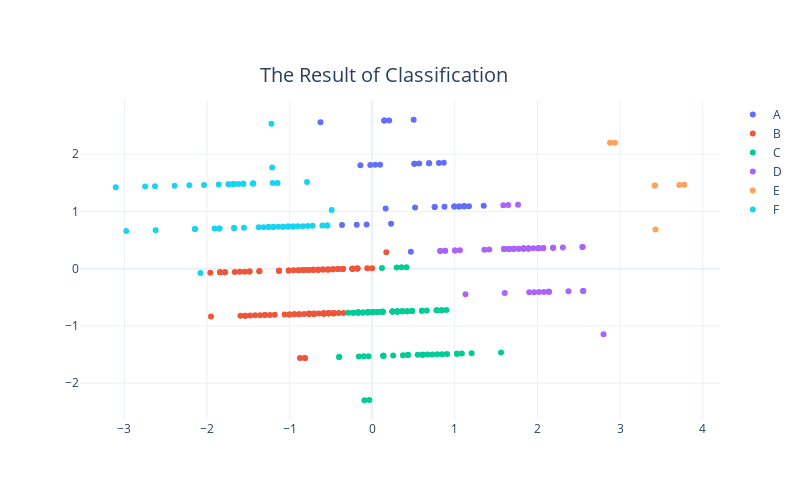

This figure's notebook cell:
### Code cell
fig = go.Figure()


fig.add_scatter(x=data[data[2] == 4][0], y=data[data[2] == 4][1], mode="markers", name="A")

fig.add_scatter(x=data[data[2] == 0][0], y=data[data[2] == 0][1], mode="markers", name="B")
fig.add_scatter(x=data[data[2] == 5][0], y=data[data[2] == 5][1], mode="markers", name="C")
fig.add_scatter(x=data[data[2] == 2][0], y=data[data[2] == 2][1], mode="markers", name="D")
fig.add_scatter(x=data[data[2] == 1][0], y=data[data[2] == 1][1], mode="markers", name="E")

fig.add_scatter(x=data[data[2] == 3][0], y=data[data[2] == 3][1], mode="markers", name="F")
fig.update_layout(
    dict1=dict(
        title=dict(
            text="The Result of Classification",
            font=dict(
                size=20
            ),
            x=0.48,  # 0 ~ 1
            xanchor="center",
            xref="container",
            y=0.85,
            yanchor="middle"
        ),
    ),
    width=800,
    height=500,
)
fig
